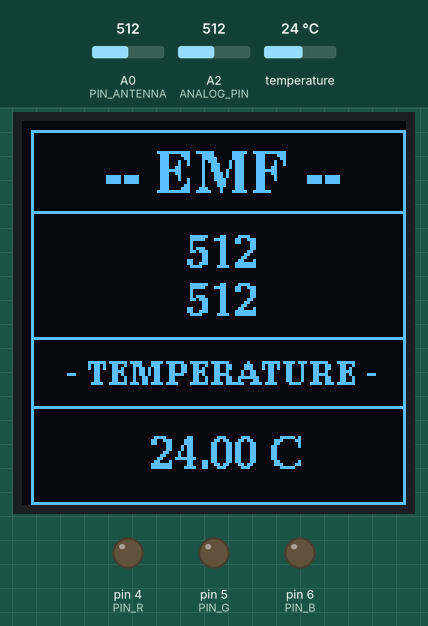
Bench run of a sketch on a simulated Arduino Uno, built with avr-gcc and run on an emulated ATmega328P. On the bench: 128×128 one-colour display, output pins drawn as LEDs (lit = HIGH). Dashed ring = blinking. The inputs (shaded band) are chosen by the test bench; at power-on: temperature 24 °C, A0 (PIN_ANTENNA) = 512, A2 (ANALOG_PIN) = 512.

Above: at 8.0 s.
8.1 s: temperature set to 12 °C
At 10.2 s:
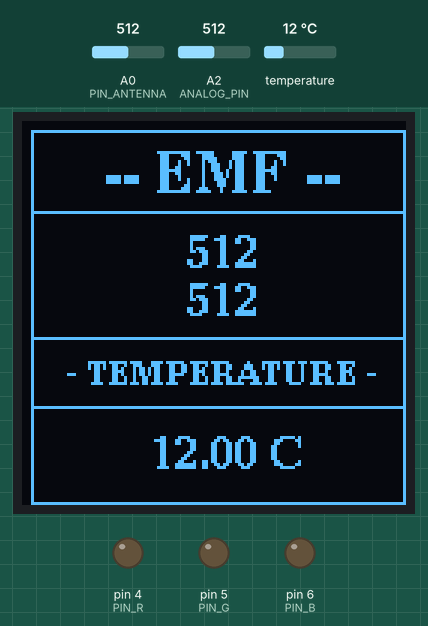
10.5 s: A0 (PIN_ANTENNA) set to 716
At 13.0 s:
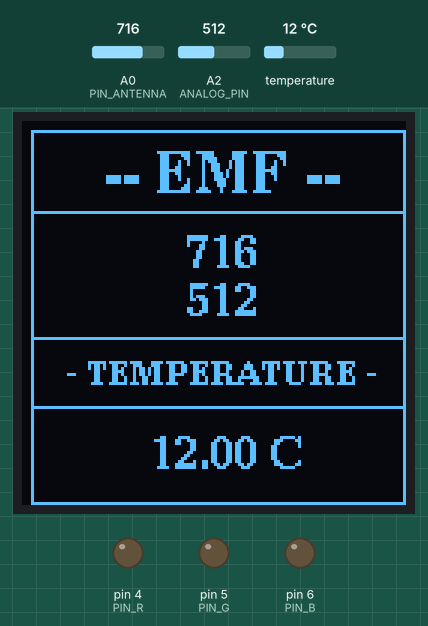
13.3 s: A2 (ANALOG_PIN) set to 532
At 15.7 s:
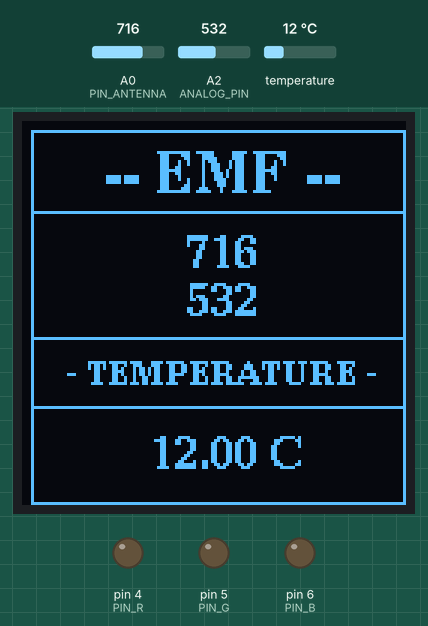
16.4 s: temperature set to 19 °C
At 18.0 s:
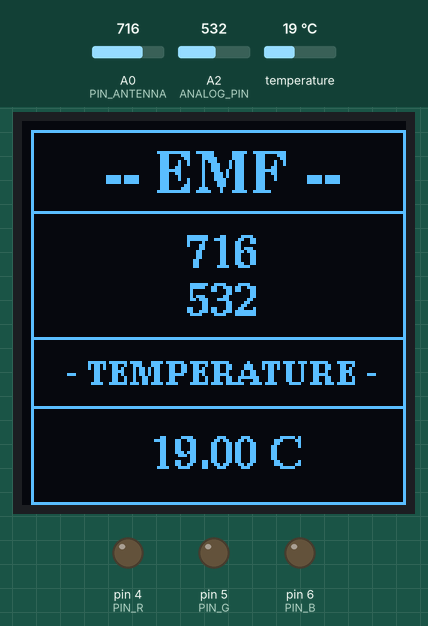
18.4 s: A2 (ANALOG_PIN) set to 511
At 20.9 s:
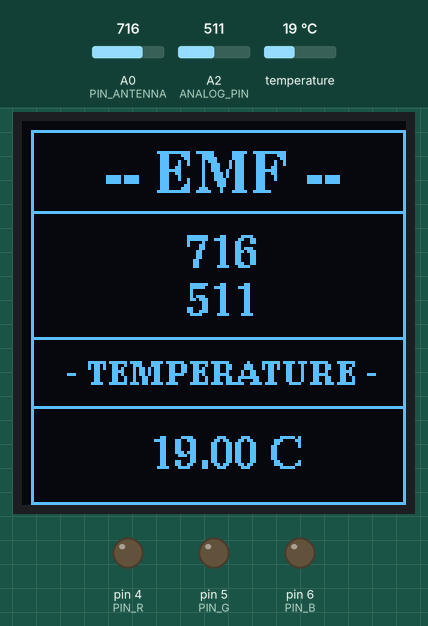
21.5 s: A0 (PIN_ANTENNA) set to 306
At 22.84 s:
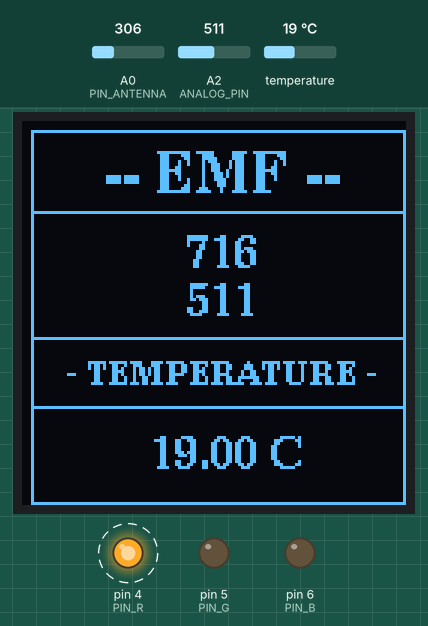
Timing chart, 0 to 25.6 s (numbered marks = the images above; inputs shaded):
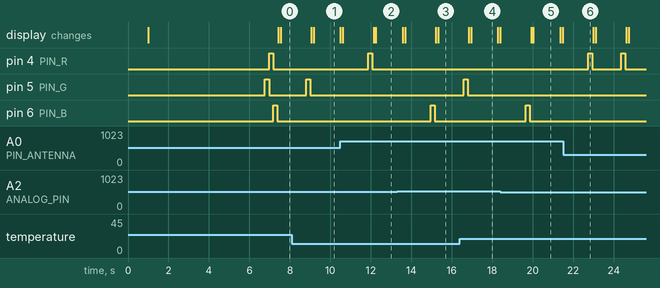

The sketch:

test-emf-oled.ino
```cpp
#include "Wire.h"
#include "OneWire.h"
#include "DallasTemperature.h"
#include "U8g2lib.h"
#include "ArduinoGraphics.h"
#include "start.h"
U8G2_SH1107_SEEED_128X128_1_HW_I2C u8g2(U8G2_R0, /* reset=*/ U8X8_PIN_NONE);
#define ANALOG_PIN A2
#define PIN_ANTENNA A0
#define PIN_R 4
#define PIN_G 5
#define PIN_B 6
#define CHECK_DELAY 500
#define lmillis() ((long)millis())
#define ONE_WIRE_BUS 2
OneWire oneWire(ONE_WIRE_BUS);
DallasTemperature sensors(&oneWire);
float lastTemperature = 0.0;
int lastEmfValue = 0;
int lastEmfValue2 = 0;
int emfValue2 = 0;

void start_setup(){
u8g2.firstPage();
do {
u8g2.drawXBMP(0, 0, 128, 128, start_1);}
while ( u8g2.nextPage() );
}

void setup(){
Serial.begin(9600);
pinMode(PIN_ANTENNA, INPUT);
pinMode(PIN_R, OUTPUT);
pinMode(PIN_B, OUTPUT);
pinMode(PIN_G, OUTPUT);
digitalWrite(PIN_R, LOW);
digitalWrite(PIN_B, LOW);
digitalWrite(PIN_G, LOW);
u8g2.begin();
u8g2.clearBuffer();
u8g2.setContrast(250);
u8g2.enableUTF8Print();
u8g2.clear();
start_setup();
sensors.begin();
delay(5000);
}

void showReadings(int emfValue) {
emfValue2 = constrain(analogRead(ANALOG_PIN), 0, 1023);
sensors.requestTemperatures();
float currentTemperature = sensors.getTempCByIndex(0);
if (abs(currentTemperature - lastTemperature) >= 0.5) {
digitalWrite(PIN_G, HIGH);
delay(200);
digitalWrite(PIN_G, LOW);
}
lastTemperature = currentTemperature;
if (abs(emfValue - lastEmfValue) >= 10) {
digitalWrite(PIN_R, HIGH);
delay(200);
digitalWrite(PIN_R, LOW);
}
lastEmfValue = emfValue;
if (abs(emfValue2 - lastEmfValue2) >= 10) {
digitalWrite(PIN_B, HIGH);
delay(200);
digitalWrite(PIN_B, LOW);
}
lastEmfValue2 = emfValue2;
u8g2.clear();
do {
u8g2.drawFrame(3,3,125,28);
u8g2.drawFrame(3,3,125,125);
u8g2.drawFrame(3,72,125,24);
u8g2.setCursor(28 , 24);
u8g2.setFont(u8g2_font_ncenB14_tr);
u8g2.print("-- EMF --");
u8g2.setCursor(55, 49);
u8g2.setFont(u8g2_font_ncenB10_tr);
u8g2.print(emfValue);
u8g2.setCursor(55, 65);
u8g2.setFont(u8g2_font_ncenB10_tr);
u8g2.print(emfValue2);
u8g2.setCursor(15 , 88);
u8g2.setFont(u8g2_font_ncenB08_tr);
u8g2.print("- TEMPERATURE -");
u8g2.setCursor(43 , 116);
u8g2.setFont(u8g2_font_ncenB10_tr);
u8g2.print(currentTemperature);
u8g2.setCursor(83 , 116);
u8g2.setFont(u8g2_font_ncenB10_tr);
u8g2.print("C");
}
while (u8g2.nextPage());
}

void loop() {
static int avgValue = 0, emfValue = 0;
static long nextCheck = 0, emfSum = 0, iterations = 0;
emfValue = constrain(analogRead(PIN_ANTENNA), 0, 1023);
emfSum += emfValue;
iterations++;
if (lmillis() - nextCheck >= 0) {
avgValue = emfSum / iterations;
emfSum = 0;
iterations = 0;
showReadings(avgValue);
nextCheck = lmillis() + CHECK_DELAY;
}}
```

Source omitted: start.h (data table, 12588 bytes)

Measured:
- after the input at 8.1 s, pin 5 (PIN_G): LOW → HIGH after 0.71 s, → LOW 0.20 s later
- after the input at 10.5 s, pin 4 (PIN_R): LOW → HIGH after 1.4 s, → LOW 0.20 s later
- after the input at 13.3 s, pin 6 (PIN_B): LOW → HIGH after 1.7 s, → LOW 0.20 s later
- after the input at 16.4 s, pin 5 (PIN_G): LOW → HIGH after 0.19 s, → LOW 0.20 s later
- after the input at 18.4 s, pin 6 (PIN_B): LOW → HIGH after 1.3 s, → LOW 0.20 s later
- after the input at 21.5 s, pin 4 (PIN_R): alternates HIGH for 0.20 s and LOW for 1.4 s, starting after 1.2 s
- what the display in image 1 shows lasts 1.3 s, from 9.2 s to 10.5 s
